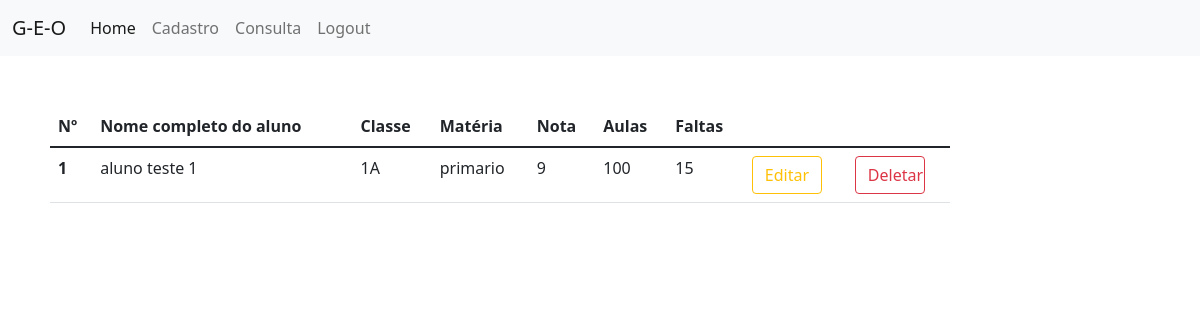
The app's page /sistema/ (signed in), older data.
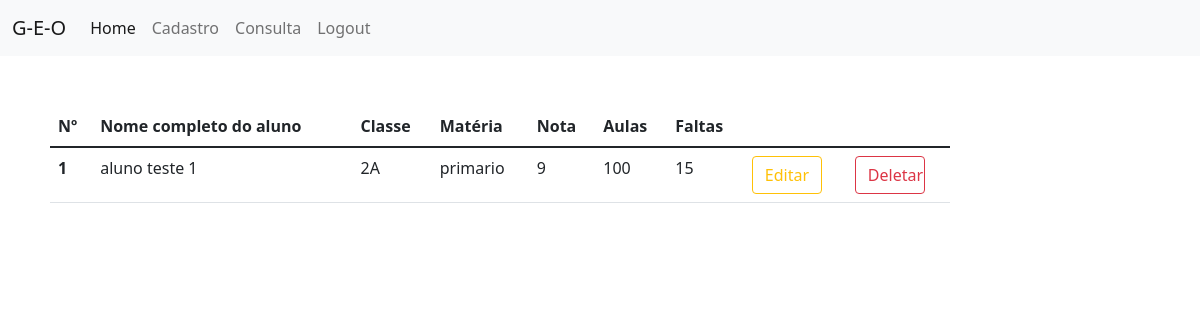
The same page, newer data.
### app/models/tables.py (models this page shows, shortened)
class Alunos(db.Model):
    __tablename__ = "alunos"
    id = db.Column(db.Integer, primary_key = True)
    numero = db.Column(db.Integer)
    nome = db.Column(db.String, unique=True)
    classe = db.Column(db.String)
    professor_id = db.Column(db.Integer, db.ForeignKey('professores.id'))
    professor = db.relationship('User', foreign_keys=professor_id)
    materia = db.Column(db.String)
    nota = db.Column(db.String)
    qtd_aulas = db.Column(db.String)
    qtd_faltas = db.Column(db.String)

### app/controllers/default.py (the view)
@app.route('/sistema/<info>')
@app.route('/sistema/', defaults={'info':None}, methods=["GET", "POST"])
def sistema(info):
    if current_user.is_anonymous == True:
        return render_template('index.html')
    else:
        alunos = Alunos.query.filter_by(professor_id=current_user.id).order_by(asc(Alunos.numero))
        return render_template('sistema.html', alunos = alunos)
    return render_template('sistema.html')

### app/controllers/default.py (called while the page is built)
@login_manager.user_loader
def load_user(id):
    return User.query.filter_by(id=id).first()

### app/models/tables.py (called while the page is built)
    @property
    def is_anonymous(self):
        return False

### app/templates/sistema.html (shortened to what this page needs)
<!doctype html>
<html>
<head>
  <link rel="stylesheet" type="text/css" href="{{url_for('static', filename='css/bootstrap.min.css')}}" media="screen">
</head>
<nav class="navbar navbar-expand-lg navbar-light bg-light">
  <div class="container-fluid">
    <a class="navbar-brand" href="#">G-E-O</a>
    <div class="collapse navbar-collapse" id="navbarSupportedContent">
      <ul class="navbar-nav me-auto mb-2 mb-lg-0">
        <li class="nav-item">
          <a class="nav-link active" aria-current="page" href="#">Home</a>
        </li>
        <li class="nav-item">
          <a class="nav-link" href="{{url_for('cadastro_aluno')}}">Cadastro</a>
        </li>
        <li class="nav-item">
          <a class="nav-link" href="{{url_for('consulta')}}">Consulta</a>
        </li>
        <li class="nav-item">
          <a class="nav-link" href="{{url_for('logout')}}">Logout</a>
        </li>
      </ul>
    </div>
  </div>
</nav>
<body>
  <table style="margin: 50px;max-width: 900px;" class="table">
    <thead>
      <tr>
        <th scope="col" style="max-width: 70px;">Nº</th>
        <th scope="col" style="max-width: 300px;">Nome completo do aluno</th>
        <th scope="col" style="max-width: 70px;">Classe</th>
        <th scope="col" style="max-width: 100px;">Matéria</th>
        <th scope="col" style="max-width: 70px;">Nota</th>
        <th scope="col" style="max-width: 70px;">Aulas</th>
        <th scope="col" style="max-width: 70px;">Faltas</th>
        <th scope="col" style="max-width: 70px;"></th>
        <th scope="col" style="max-width: 70px;"></th>
      </tr>
    </thead>
    <tbody>
      {% for aluno in alunos %}
        <tr>
          <th scope="row" style="max-width: 70px;">{{ aluno.numero }}</th>
          <td style="max-width: 300px;">{{ aluno.nome }}</td>
          <td style="max-width: 70px;">{{ aluno.classe }}</td>
          <td style="max-width: 100px;">{{ aluno.materia }}</td>
          <td style="max-width: 70px;">{{ aluno.nota }}</td>
          <td style="max-width: 70px;">{{ aluno.qtd_aulas }}</td>
          <td style="max-width: 70px;">{{ aluno.qtd_faltas }}</td>
          <td><a class="btn btn-outline-warning" href="{{url_for('update', aluno_id = aluno['id'])}}" role="button" style="max-width: 70px;">Editar</a></td>
          <td><a class="btn btn-outline-danger" href="{{url_for('delete', aluno_id = aluno['id'])}}" role="button" style="max-width: 70px;">Deletar</a></td>
        </tr>
      {% endfor %}
    </tbody>
  </table>
</body>
<link rel="stylesheet" type="text/css" href="{{url_for('static', filename='js/bootstrap.min.js')}}" media="screen">
</html>

Row changes from the older to the newer data that the page shows:
changed Alunos "aluno teste 1": classe "1A" → "2A"
